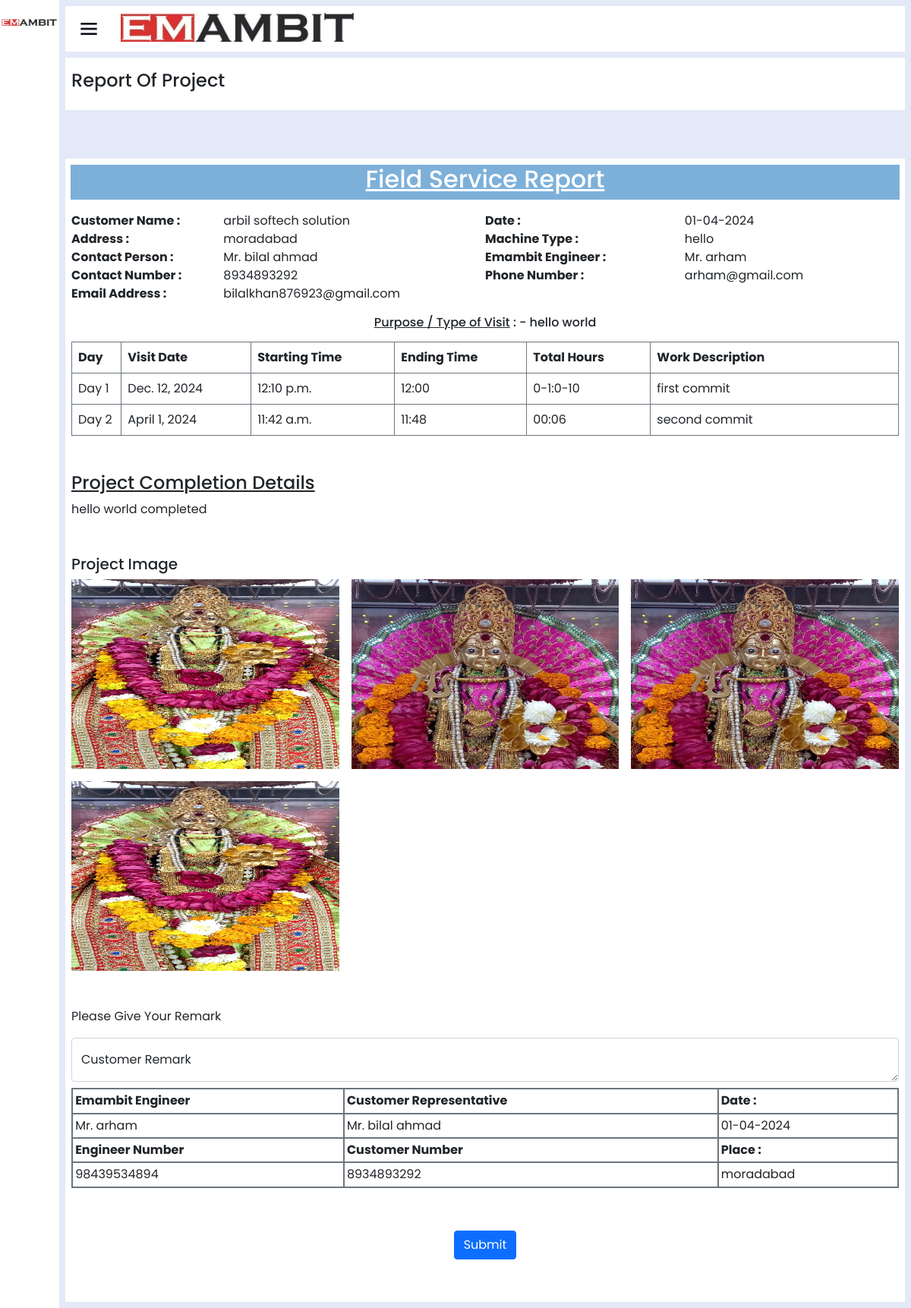
The page /report-preview/19/ on the database its author committed.
### home/models.py (models this page shows, shortened)
class ProjectCompletion(models.Model):
    project = models.OneToOneField(AssignEngineer, on_delete=models.CASCADE)
    project_description = models.CharField(max_length=500, null=True, blank=True)
    customer_remark = models.CharField(max_length=1000, null=True, blank=True)
    project_status = models.CharField(max_length=150, default='doing')
    project_images = models.ManyToManyField('ProjectImage')

class AssignEngineer(models.Model):
    company_name=models.ForeignKey(ClientCompanyInfo,on_delete=models.CASCADE)
    manager_name=models.ForeignKey(CustomUser,on_delete=models.CASCADE,related_name='manager_assignments',default=None)
    engineer_one=models.ForeignKey(CustomUser,on_delete=models.CASCADE, null=True,blank=True,related_name='engineer_one_assignments')
    engineer_two=models.ForeignKey(CustomUser,on_delete=models.CASCADE,null=True,blank=True, related_name='engineer_two_assignments')
    engineer_three=models.ForeignKey(CustomUser,on_delete=models.CASCADE,null=True,blank=True, related_name='engineer_three_assignments')
    visit_purpose=models.CharField(max_length=254)
    machine_type=models.CharField(max_length=254)
    leave_date=models.CharField(max_length=254)
    reach_date=models.CharField(max_length=254)
    travel_by=models.ForeignKey(AddTravelBy,on_delete=models.CASCADE)
    timestampt=models.DateTimeField(auto_now_add=True,null=True,blank=True)
    ending_date=models.CharField(max_length=100,null=True,blank=True,default='Work on Progress')
    work_status=models.CharField(max_length=100,blank=True,null=True,default='Doing')
    project_link=models.CharField(max_length=1000,null=True,blank=True)
    download_link=models.CharField(max_length=254,null=True,blank=True)
    equipment = models.TextField(max_length=1000,null=True,blank=True)
    recived_equipment=models.TextField(max_length=1000,null=True,blank=True)
    recived_date=models.CharField(max_length=100,null=True,blank=True)

class ClientCompanyInfo(models.Model):
    company_name=models.CharField(max_length=200)
    company_phone=models.CharField(max_length=20)
    contact_person=models.CharField(max_length=250)
    company_email=models.CharField(max_length=254)
    company_gst=models.CharField(max_length=50)
    company_address=models.CharField(max_length=254)
    timestampt=models.DateTimeField(auto_now_add=True,null=True,blank=True)
    def __str__(self) -> str:
        return self.company_name

class CustomUser(AbstractUser):
    username = None
    email = models.EmailField(unique=True)
    user_phone = models.CharField(max_length=50,unique=True)
    user_address=models.CharField(max_length=50)
    user_gender=models.CharField(max_length=50)
    user_status=models.CharField(max_length=100,null=True,blank=True,default='Engineer')
    total_cost=models.IntegerField(default=0,null=True,blank=True)
    visible_password=models.CharField(max_length=254,null=True,blank=True)
    attendance_status=models.CharField(max_length=250,null=True,blank=True,default="A")
    USERNAME_FIELD = 'email'
    REQUIRED_FIELDS = []
    def __str__(self) -> str:
        return self.first_name + self.last_name
    objects = CustomUserManager()

class AddReport(models.Model):
    project_name=models.ForeignKey(AssignEngineer,on_delete=models.CASCADE)
    engineer=models.ForeignKey(CustomUser,on_delete=models.CASCADE)
    day_count=models.PositiveIntegerField()
    report_date=models.DateField()
    starting_time=models.TimeField()
    ending_time=models.CharField(max_length=15)
    total_hours=models.CharField(max_length=100)
    description=models.CharField(max_length=254 , null=True,blank=True)

class ProjectImage(models.Model):
    image = models.ImageField(upload_to='project_photos')

### home/views.py (the view, shortened to what this page needs)
# urls.py: path('report-preview/<id>/',reportPreview_view),
def reportPreview_view(request,id):
    compeleted_project=ProjectCompletion.objects.get(id=id)
    project_images = compeleted_project.project_images.all()
    project_report_data=AddReport.objects.filter(project_name=compeleted_project.project)
    return render(request,'preview.html',{"compeleted_project":compeleted_project,'project_report_data':project_report_data,"project_images":project_images})

### home/templates/preview.html (shortened to what this page needs)
<!DOCTYPE html>
<html lang="en" dir="ltr">
<head>
    {% include 'header-links.html' %}
</head>
<body>
    {% include 'header.html' %}
    <section class="nav-section">
        {% include 'subtitle.html' %}
        <div class="breadcum">
            <h2>Report Of Project </h2>
        </div>
        <div class="overflow-auto">
            <div class="field-service-report p-2 mt-5 large-table">
                <div class="row">
                    <div class="col-md-12 text-center">
                        <h2 >Field Service Report</h2>
                    </div>
                    <div class="row w-100">
                        <div class="col-6">
                            <table>
                                <tr>
                                    <th>Customer Name : </th>
                                    <td>{{compeleted_project.project.company_name}}</td>
                                </tr>
                                <tr>
                                    <th>Address : </th>
                                    <td>{{compeleted_project.project.company_name.company_address}}</td>
                                </tr>
                                <tr>
                                    <th>Contact Person : </th>
                                    <td>Mr. {{compeleted_project.project.company_name.contact_person}}</td>
                                </tr>
                                <tr>
                                    <th>Contact Number : </th>
                                    <td>{{compeleted_project.project.company_name.company_phone}}</td>
                                </tr>
                                <tr>
                                    <th>Email Address : </th>
                                    <td>{{compeleted_project.project.company_name.company_email}}</td>
                                </tr>
                            </table>
                        </div>
                        <div class="col-6">
                            <table>
                                <tr>
                                    <th>Date : </th>
                                    <td>{{compeleted_project.project.ending_date }}</td>
                                </tr>
                                <tr>
                                    <th>Machine Type : </th>
                                    <td>{{compeleted_project.project.machine_type}}</td>
                                </tr>
                                <tr>
                                    <th>Emambit Engineer : </th>
                                    <td>Mr. {{compeleted_project.project.manager_name.first_name}}</td>
                                </tr>
                                <tr>
                                    <th>Phone Number : </th>
                                    <td>{{compeleted_project.project.manager_name.email}}</td>
                                </tr>
                            </table>
                        </div>
                    </div>
                    <div class="col-12">
                        <div class="scheduling">
                            <h3><span>Purpose / Type of Visit</span> : - {{compeleted_project.project.visit_purpose}}</h3>
                            <table id="report-row-table" >
                                <thead>
                                    <tr>
                                        <th>Day</th>
                                        <th>Visit Date</th>
                                        <th>Starting Time</th>
                                        <th>Ending Time</th>
                                        <th>Total Hours</th>
                                        <th>Work Description</th>
                                    </tr>
                                </thead>
                                <tbody>
                                    {% for report in project_report_data %}
                                    <tr>
                                        <td>Day {{report.day_count}}</td>
                                        <td>{{report.report_date}}</td>
                                        <td>{{report.starting_time}}</td>
                                        <td>{{report.ending_time}}</td>
                                        <td>{{report.total_hours}}</td>
                                        <td>{{report.description}}</td>
                                    </tr>
                                    {% endfor %}
                                </tbody>
                            </table>
                            <h4 class="mt-5">Project Completion Details</h4>
                            <p>{{compeleted_project.project_description}}</p>
                            <h5 class="mt-5 mb-2">Project Image</h5>
                            <div class="product-gallery-grid">
                                 {% for project_image in project_images %}
                                <img style="max-height: 250px;" src="{{project_image.image.url}}" alt="">
                                {% endfor %}
                            </div>
                        </div>
                    </div>
                </div>
                <form  method="post">
                            <div class="row table-lines mt-5">
                            {% if not user.is_authenticated %}
                                    {% if not compeleted_project.customer_remark %}
                                    <p>Please Give Your Remark</p>
                                    <div class="col-md-12 mb-2">
                                        <div class="form-floating">
                                            <textarea class="form-control" placeholder="Customer Remark" id="floatingTextarea" name="customer_remark" required></textarea>
                                            <label for="floatingTextarea">Customer Remark</label>
                                        </div>
                                    </div>
                                    {% endif %}
                            {% endif %}
                                <div class="col-md-12">
                                    <table>
                                        <tr>
                                            <th>Emambit Engineer</th>
                                            <th>Customer Representative</th>
                                            <th>Date :</th>
                                        </tr>
                                        <tr>
                                            <td>Mr. {{compeleted_project.project.manager_name}}</td>
                                            <td>Mr. {{compeleted_project.project.company_name.contact_person}}</td>
                                            <td>{{compeleted_project.project.ending_date}}</td>
                                        </tr>
                                        <tr>
                                            <th>Engineer Number</th>
                                            <th>Customer Number</th>
                                            <th>Place :</th>
                                        </tr>
                                        <tr>
                                            <td>{{compeleted_project.project.manager_name.user_phone}}</td>
                                            <td>{{compeleted_project.project.company_name.company_phone}}</td>
                                            <td>{{compeleted_project.project.company_name.company_address}}</td>
                                        </tr>
                                    </table>
                                </div>
                            </div>
                    <center>
                        {% if   '/download-pdf' not in request.path and not user.is_authenticated and not compeleted_project.customer_remark %}
                            <div class="mt-2 py-5 bg-body">
                                <button type="submit" class="btn btn-primary">Submit</button>
                            </div>
                        {% endif %}
                    </center>
                </form>
            </div>
        </div>
    </section>
</body>
</html>

### home/static/assets/css/sidebar.css (style rules this page uses)
* { margin: 0; padding: 0; box-sizing: border-box; font-family: 'Poppins', sans-serif; }
.nav-section { position: relative; background: #E4E9F7; min-height: 100vh; left: 260px; width: calc(100% - 260px); transition: all 0.5s ease; }
.sidebar.close~.nav-section { left: 78px; width: calc(100% - 78px); }

### home/static/assets/css/style.css (style rules this page uses)
* { margin: 0; padding: 0; box-sizing: border-box; font-family: "Poppins" , sans-serif; text-decoration: none; }
img { width: 100%; height: 100%; }
:root { --main-bg : #E4E9F7; --light-white: #f0f0f0; --light-white-p: #6c757d; --color-anchor: #0d6efd; --color-blue: #4d8aff; --color-dark-blue: #004269; --color-blu : #4387c0; --color-blue-light : #00AAA9; --color-orange : orange; --color-green : rgb(44, 185, 16); }
.breadcum { background: white; padding: 1rem 0.5rem; margin-bottom: 1rem; }
.breadcum h2 { font-size: 1.5rem; }
table { width: 100%; }
.field-service-report .text-center { background: rgb(125, 176, 217); color: white; text-decoration: underline; width: 98%; margin: auto; margin-bottom: 1rem; }
.assign-engineer,.field-service-report { background: white; }
.field-service-report table { padding: 0.2rem; }
.scheduling h3 { font-size: 1rem; text-align: center; width: 100%; margin: 1rem 0; }
.scheduling h3 span { text-decoration: underline; }
.large-table { min-width: 850px; }
.nav-section { padding: 0.5rem !important; }

### home/static/assets/css/user.css (style rules this page uses)
.scheduling table tr th, .scheduling table tr td { border: 1px solid var(--light-white-p); padding: 0.5rem; }
.scheduling table tr th:first-child, .scheduling table tr td:first-child { width: 6%; }
.scheduling table tr th:last-child, .scheduling table tr td:last-child { width: 30%; }
.scheduling h4 { text-decoration: underline; }
.product-gallery-grid { display: grid; grid-template-columns: repeat(3, 1fr); gap: 1rem; }
.table-lines table tr td, .table-lines table tr th { border: 2px solid var(--light-white-p); padding: 0.2rem; }

### rows shown on the page
ProjectCompletion: project.company_name "arbil softech solution", project.company_name.company_address "moradabad", project.company_name.contact_person "bilal ahmad", project.company_name.company_phone "8934893292", project.company_name.company_email "bilalkhan876923@gmail.com", project.ending_date "01-04-2024", project.machine_type "hello", project.manager_name.first_name "arham", project.manager_name.email "arham@gmail.com", project.visit_purpose "hello world", project_description "hello world completed", project.manager_name "arham", project.manager_name.user_phone "98439534894"
AddReport: day_count "1", report_date "Dec. 12, 2024", starting_time "12:10 p.m.", ending_time "12:00", total_hours "0-1:0-10", description "first commit"
AddReport: day_count "2", report_date "April 1, 2024", starting_time "11:42 a.m.", ending_time "11:48", total_hours "00:06", description "second commit"
ProjectImage: image (picture)
ProjectImage: image (picture)
ProjectImage: image (picture)
ProjectImage: image (picture)
